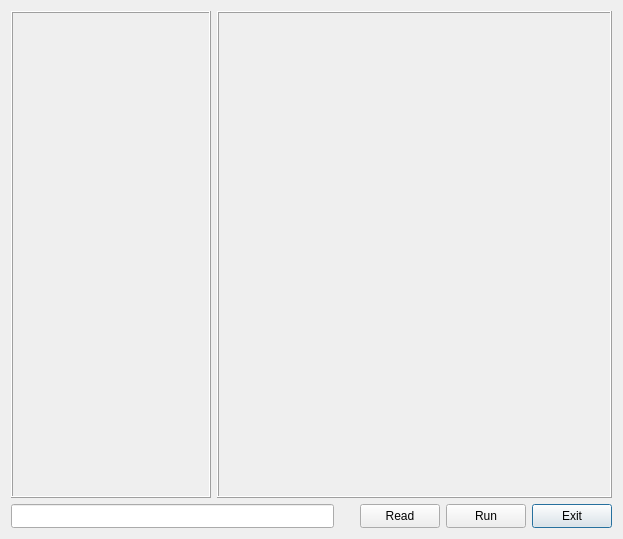
<?xml version="1.0" encoding="UTF-8"?>
<ui version="4.0">
 <class>Path</class>
 <widget class="QDialog" name="Path">
  <property name="geometry">
   <rect>
    <x>0</x>
    <y>0</y>
    <width>623</width>
    <height>539</height>
   </rect>
  </property>
  <property name="windowTitle">
   <string>Path</string>
  </property>
  <layout class="QGridLayout">
   <item row="0" column="0">
    <layout class="QHBoxLayout">
     <item>
      <widget class="QFrame" name="frameIon">
       <property name="sizePolicy">
        <sizepolicy hsizetype="Expanding" vsizetype="Expanding">
         <horstretch>0</horstretch>
         <verstretch>0</verstretch>
        </sizepolicy>
       </property>
       <property name="minimumSize">
        <size>
         <width>100</width>
         <height>200</height>
        </size>
       </property>
       <property name="maximumSize">
        <size>
         <width>200</width>
         <height>32767</height>
        </size>
       </property>
       <property name="frameShape">
        <enum>QFrame::Box</enum>
       </property>
       <property name="frameShadow">
        <enum>QFrame::Raised</enum>
       </property>
      </widget>
     </item>
     <item>
      <widget class="QFrame" name="frameTrek">
       <property name="sizePolicy">
        <sizepolicy hsizetype="Expanding" vsizetype="Expanding">
         <horstretch>0</horstretch>
         <verstretch>0</verstretch>
        </sizepolicy>
       </property>
       <property name="minimumSize">
        <size>
         <width>300</width>
         <height>200</height>
        </size>
       </property>
       <property name="frameShape">
        <enum>QFrame::Box</enum>
       </property>
       <property name="frameShadow">
        <enum>QFrame::Raised</enum>
       </property>
      </widget>
     </item>
    </layout>
   </item>
   <item row="1" column="0">
    <layout class="QHBoxLayout">
     <item>
      <widget class="QLineEdit" name="lineEditInf">
       <property name="sizePolicy">
        <sizepolicy hsizetype="Expanding" vsizetype="Fixed">
         <horstretch>0</horstretch>
         <verstretch>0</verstretch>
        </sizepolicy>
       </property>
       <property name="minimumSize">
        <size>
         <width>100</width>
         <height>24</height>
        </size>
       </property>
       <property name="maximumSize">
        <size>
         <width>32767</width>
         <height>24</height>
        </size>
       </property>
      </widget>
     </item>
     <item>
      <spacer name="spacer1">
       <property name="orientation">
        <enum>Qt::Horizontal</enum>
       </property>
       <property name="sizeType">
        <enum>QSizePolicy::Preferred</enum>
       </property>
       <property name="sizeHint" stdset="0">
        <size>
         <width>20</width>
         <height>20</height>
        </size>
       </property>
      </spacer>
     </item>
     <item>
      <widget class="QPushButton" name="pushButtonRead">
       <property name="minimumSize">
        <size>
         <width>80</width>
         <height>24</height>
        </size>
       </property>
       <property name="maximumSize">
        <size>
         <width>80</width>
         <height>24</height>
        </size>
       </property>
       <property name="toolTip">
        <string>Input FileName</string>
       </property>
       <property name="text">
        <string>Read</string>
       </property>
       <property name="autoDefault">
        <bool>false</bool>
       </property>
      </widget>
     </item>
     <item>
      <widget class="QPushButton" name="pushButtonRun">
       <property name="minimumSize">
        <size>
         <width>80</width>
         <height>24</height>
        </size>
       </property>
       <property name="maximumSize">
        <size>
         <width>80</width>
         <height>24</height>
        </size>
       </property>
       <property name="toolTip">
        <string>Run Calculated</string>
       </property>
       <property name="text">
        <string>Run</string>
       </property>
       <property name="autoDefault">
        <bool>false</bool>
       </property>
      </widget>
     </item>
     <item>
      <widget class="QPushButton" name="pushButtonExit">
       <property name="minimumSize">
        <size>
         <width>80</width>
         <height>24</height>
        </size>
       </property>
       <property name="maximumSize">
        <size>
         <width>80</width>
         <height>24</height>
        </size>
       </property>
       <property name="toolTip">
        <string>Exit</string>
       </property>
       <property name="text">
        <string>Exit</string>
       </property>
       <property name="default">
        <bool>true</bool>
       </property>
      </widget>
     </item>
    </layout>
   </item>
  </layout>
 </widget>
 <layoutdefault spacing="6" margin="11"/>
 <pixmapfunction>qPixmapFromMimeSource</pixmapfunction>
 <tabstops>
  <tabstop>pushButtonExit</tabstop>
  <tabstop>pushButtonRead</tabstop>
  <tabstop>pushButtonRun</tabstop>
 </tabstops>
 <resources/>
 <connections>
  <connection>
   <sender>pushButtonExit</sender>
   <signal>pressed()</signal>
   <receiver>Path</receiver>
   <slot>slotExit()</slot>
   <hints>
    <hint type="sourcelabel">
     <x>20</x>
     <y>20</y>
    </hint>
    <hint type="destinationlabel">
     <x>20</x>
     <y>20</y>
    </hint>
   </hints>
  </connection>
  <connection>
   <sender>pushButtonRun</sender>
   <signal>pressed()</signal>
   <receiver>Path</receiver>
   <slot>slotRun()</slot>
   <hints>
    <hint type="sourcelabel">
     <x>20</x>
     <y>20</y>
    </hint>
    <hint type="destinationlabel">
     <x>20</x>
     <y>20</y>
    </hint>
   </hints>
  </connection>
  <connection>
   <sender>pushButtonRead</sender>
   <signal>pressed()</signal>
   <receiver>Path</receiver>
   <slot>slotRead()</slot>
   <hints>
    <hint type="sourcelabel">
     <x>20</x>
     <y>20</y>
    </hint>
    <hint type="destinationlabel">
     <x>20</x>
     <y>20</y>
    </hint>
   </hints>
  </connection>
 </connections>
</ui>
